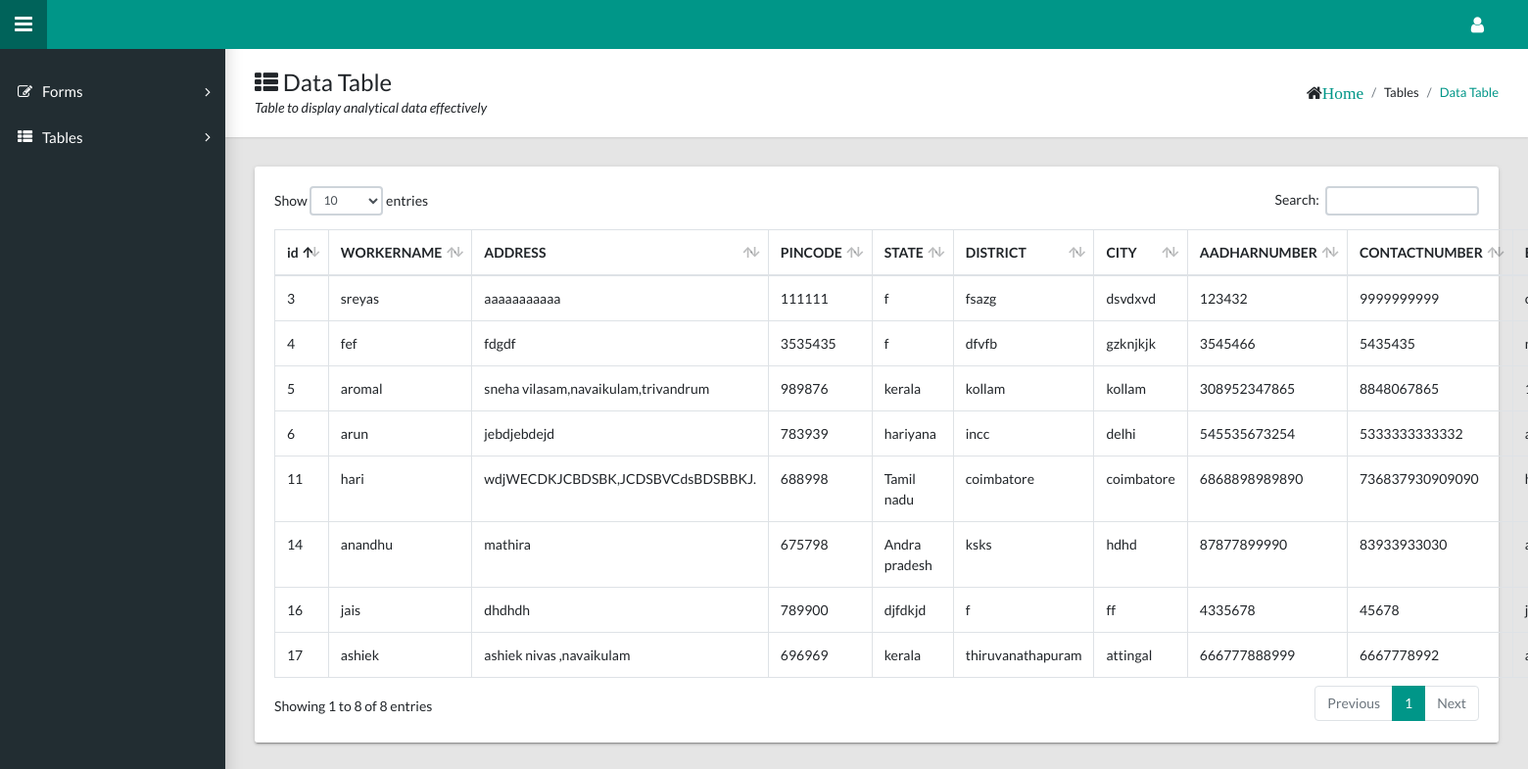
Page /workview (signed in) on the committed database.
### home/model1.py (models this page shows)
class Home1(models.Model):
    workername=models.CharField(max_length=255)
    address=models.TextField(max_length=255)
    pincode=models.IntegerField(null=True)
    state=models.CharField(max_length=255)
    district=models.CharField(max_length=255)
    city=models.CharField(max_length=255)
    aadharnumber=models.IntegerField(null=True)
    contactnumber=models.IntegerField(null=True)
    email=models.EmailField(max_length=255,unique=True, error_messages={'unique': 'This email address is already in use.'})
    password=models.CharField(max_length=255)
    user_type=models.CharField(max_length=255,default='worker')
    pass_status=models.IntegerField(null=True)
    agency=models.ForeignKey(Home,on_delete=models.CASCADE,null=True,blank=True)

### home/views.py (the view)
# urls.py: path('workview',views.wv,name='workview'),
@no_cache
def wv(request):
    user_id=request.session.get('Home15_id')
    try:
        User=Home15.objects.get(id=user_id)
    except Home15.DoesNotExist:
        return redirect('new')
    stu=Home1.objects.all().values()
    return render(request,'workview.html',{'stu':stu})

### home/templates/workview.html (shortened to what this page needs)
<!DOCTYPE html>
<html lang="en">
  {% load static %}
  <head>
    <link rel="stylesheet" type="text/css" href="{% static 'vali-master/docs/css/main.css' %}">
    <link rel="stylesheet" type="text/css" href="https://maxcdn.bootstrapcdn.com/font-awesome/4.7.0/css/font-awesome.min.css">
  </head>
  <body class="app sidebar-mini rtl">
     <header class="app-header">{% comment %}<a class="app-header__logo" href="index.html">Vali</a> {% endcomment %}
      <a class="app-sidebar__toggle" href="#" data-toggle="sidebar" aria-label="Hide Sidebar"></a>
      <ul class="app-nav">
        <li class="dropdown"><a class="app-nav__item" href="#" data-toggle="dropdown" aria-label="Open Profile Menu"><i class="fa fa-user fa-lg"></i></a>
        </li>
      </ul>
    </header>
    <aside class="app-sidebar">
      <ul class="app-menu">
        <li class="treeview"><a class="app-menu__item" href="#" data-toggle="treeview"><i class="app-menu__icon fa fa-edit"></i><span class="app-menu__label">Forms</span><i class="treeview-indicator fa fa-angle-right"></i></a>
        </li>
        <li class="treeview">
          <a class="app-menu__item" href="#" data-toggle="treeview">
            <i class="app-menu__icon fa fa-th-list"></i>
            <span class="app-menu__label">Tables</span>
            <i class="treeview-indicator fa fa-angle-right"></i>
          </a>
        </li>
    </aside>
    <main class="app-content">
      <div class="app-title">
        <div>
          <h1><i class="fa fa-th-list"></i> Data Table</h1>
          <p>Table to display analytical data effectively</p>
        </div>
        <ul class="app-breadcrumb breadcrumb side">
          <li class="breadcrumb-item"><span class="fa fa-home fa-lg"><a href="adminhomebutton">home</a></span></li>
          <li class="breadcrumb-item">Tables</li>
          <li class="breadcrumb-item active"><a href="#">Data Table</a></li>
        </ul>
      </div>
      <div class="row">
        <div class="col-md-12">
          <div class="tile">
            <div class="tile-body">
              <table class="table table-hover table-bordered" id="sampleTable">
                <thead>
                  <tr>
                    <th>id</th>
                    <th>WORKERNAME</th>
                    <th>ADDRESS</th>
                    <th>PINCODE</th>
                    <th>STATE</th>
                    <th>DISTRICT</th>
                    <th>CITY</th>
                    <th>AADHARNUMBER</th>
                    <th>CONTACTNUMBER</th>
                    <th>EMAIL</th>
                  </tr>
                </thead>
                <tbody>
                  {% for stu in stu %}
                <tr>
                  <td>{{stu.id}}</td>
                  <td>{{stu.workername}}</td>
                  <td>{{stu.address}}</td>
                  <td>{{stu.pincode}}</td>
                  <td>{{stu.state}}</td>
                  <td>{{stu.district}}</td>
                  <td>{{stu.city}}</td>
                  <td>{{stu.aadharnumber}}</td>
                  <td>{{stu.contactnumber}}</td>
                  <td>{{stu.email}}</td>
                  </tr>
                    {% endfor %}
                </tbody>
              </table>
            </div>
          </div>
        </div>
      </div>
    </main>
  </body>
</html>

### rows in the picture
Home1: id "3", workername "sreyas", address "aaaaaaaaaaa", pincode "111111", state "f", district "fsazg", city "dsvdxvd", aadharnumber "123432", contactnumber "9999999999"
Home1: id "4", workername "fef", address "fdgdf", pincode "3535435", state "f", district "dfvfb", city "gzknjkjk", aadharnumber "3545466", contactnumber "5435435"
Home1: id "5", workername "aromal", address "sneha vilasam,navaikulam,trivandrum", pincode "989876", state "kerala", district "kollam", city "kollam", aadharnumber "308952347865", contactnumber "8848067865"
Home1: id "6", workername "arun", address "jebdjebdejd", pincode "783939", state "hariyana", district "incc", city "delhi", aadharnumber "545535673254", contactnumber "5333333333332"
Home1: id "11", workername "hari", address "wdjWECDKJCBDSBK,JCDSBVCdsBDSBBKJ.", pincode "688998", state "Tamil nadu", district "coimbatore", city "coimbatore", aadharnumber "6868898989890", contactnumber "736837930909090"
Home1: id "14", workername "anandhu", address "mathira", pincode "675798", state "Andra pradesh", district "ksks", city "hdhd", aadharnumber "87877899990", contactnumber "83933933030"
Home1: id "16", workername "jais", address "dhdhdh", pincode "789900", state "djfdkjd", district "f", city "ff", aadharnumber "4335678", contactnumber "45678"
Home1: id "17", workername "ashiek", address "ashiek nivas ,navaikulam", pincode "696969", state "kerala", district "thiruvanathapuram", city "attingal", aadharnumber "666777888999", contactnumber "6667778992"
